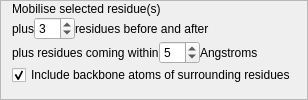
                  <widget class="QFrame" name="_sim_basic_mobile_selection_frame">
                   <property name="sizePolicy">
                    <sizepolicy hsizetype="Preferred" vsizetype="Maximum">
                     <horstretch>0</horstretch>
                     <verstretch>0</verstretch>
                    </sizepolicy>
                   </property>
                   <property name="minimumSize">
                    <size>
                     <width>0</width>
                     <height>0</height>
                    </size>
                   </property>
                   <property name="maximumSize">
                    <size>
                     <width>16777215</width>
                     <height>100</height>
                    </size>
                   </property>
                   <property name="frameShape">
                    <enum>QFrame::StyledPanel</enum>
                   </property>
                   <property name="frameShadow">
                    <enum>QFrame::Raised</enum>
                   </property>
                   <layout class="QFormLayout" name="formLayout">
                    <property name="verticalSpacing">
                     <number>1</number>
                    </property>
                    <property name="topMargin">
                     <number>1</number>
                    </property>
                    <property name="bottomMargin">
                     <number>1</number>
                    </property>
                    <item row="0" column="0">
                     <widget class="QLabel" name="label_2">
                      <property name="text">
                       <string>Mobilise selected residue(s) </string>
                      </property>
                     </widget>
                    </item>
                    <item row="1" column="0">
                     <layout class="QHBoxLayout" name="horizontalLayout_4">
                      <item>
                       <widget class="QLabel" name="label_3">
                        <property name="text">
                         <string>plus</string>
                        </property>
                       </widget>
                      </item>
                      <item>
                       <widget class="QSpinBox" name="_sim_basic_mobile_b_and_a_spinbox">
                        <property name="value">
                         <number>3</number>
                        </property>
                       </widget>
                      </item>
                      <item>
                       <widget class="QLabel" name="label_4">
                        <property name="text">
                         <string>residues before and after</string>
                        </property>
                       </widget>
                      </item>
                     </layout>
                    </item>
                    <item row="2" column="0">
                     <layout class="QHBoxLayout" name="horizontalLayout_5">
                      <item>
                       <widget class="QLabel" name="label_5">
                        <property name="text">
                         <string>plus residues coming within</string>
                        </property>
                       </widget>
                      </item>
                      <item>
                       <widget class="QSpinBox" name="_sim_basic_mobile_sel_within_spinbox">
                        <property name="value">
                         <number>5</number>
                        </property>
                       </widget>
                      </item>
                      <item>
                       <widget class="QLabel" name="label_6">
                        <property name="text">
                         <string>Angstroms</string>
                        </property>
                       </widget>
                      </item>
                     </layout>
                    </item>
                    <item row="3" column="0">
                     <widget class="QCheckBox" name="_sim_basic_mobile_sel_backbone_checkbox">
                      <property name="text">
                       <string>Include backbone atoms of surrounding residues</string>
                      </property>
                      <property name="checked">
                       <bool>true</bool>
                      </property>
                     </widget>
                    </item>
                   </layout>
                  </widget>
